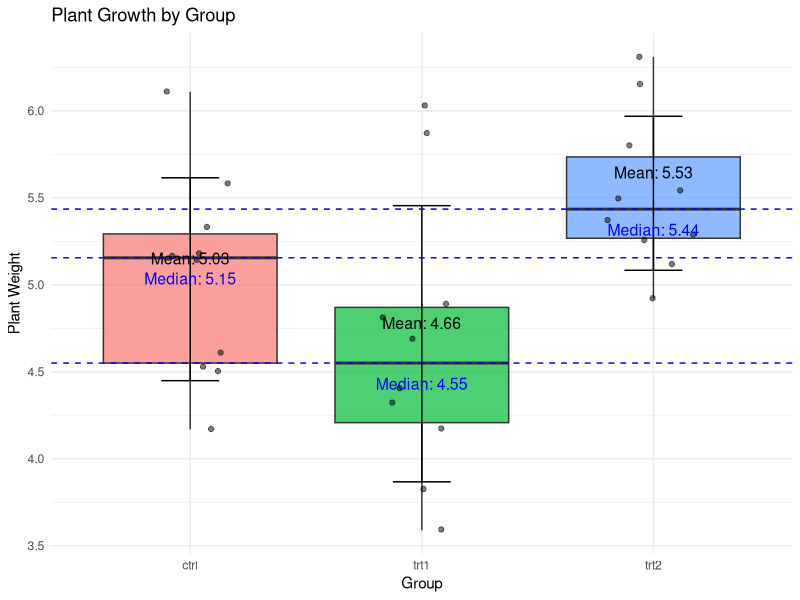

Write R code to recreate this figure.
# Install and load necessary packages
install.packages("ggplot2")
install.packages("dplyr")

library(ggplot2)
library(dplyr)

# Load the "PlantGrowth" dataset
data(PlantGrowth)

# Plant Phenotyping Analysis

# Step 1: Data Summary
# Display summary statistics of the "PlantGrowth" dataset
summary(PlantGrowth)

# Step 2: Data Visualization
# Create a box plot to visualize the distribution of plant weights in different groups

# Calculate descriptive statistics for each group using dplyr functions
group_summary <- PlantGrowth %>%
  group_by(group) %>%
  summarise(MeanWeight = mean(weight),
            MedianWeight = median(weight),
            SDWeight = sd(weight))

ggplot() +
  geom_boxplot(data = PlantGrowth, aes(x = group, y = weight, fill = group),
               alpha = 0.7, outlier.shape = NA) +
  geom_jitter(data = PlantGrowth, aes(x = group, y = weight),
              width = 0.2, alpha = 0.5) +
  labs(x = "Group", y = "Plant Weight", title = "Plant Growth by Group") +
  theme_minimal() +
  theme(legend.position = "none") +
  geom_text(data = group_summary, aes(x = group, y = MeanWeight + 0.05,
                                      label = paste("Mean:", round(MeanWeight, 2))),
            position = position_dodge(width = 0.8), vjust = -0.5, size = 4) +
  geom_errorbar(data = group_summary, aes(x = group, ymin = MeanWeight - SDWeight, ymax = MeanWeight + SDWeight),
                position = position_dodge(width = 0.8), width = 0.25) +
  geom_hline(data = group_summary, aes(yintercept = MedianWeight),
             linetype = "dashed", color = "blue") +
  geom_text(data = group_summary, aes(x = group, y = MedianWeight - 0.05,
                                      label = paste("Median:", round(MedianWeight, 2))),
            position = position_dodge(width = 0.8), vjust = 1.5, color = "blue", size = 4)

# Step 3: Statistical Test (t-test)
# Perform a t-test to compare plant weights between the two groups (unpaired t-test)
group1_weight <- PlantGrowth$weight[PlantGrowth$group == "ctrl"]
group2_weight <- PlantGrowth$weight[PlantGrowth$group == "trt1"]
t_test_result <- t.test(group1_weight, group2_weight)

# Display the t-test results
print(t_test_result)
